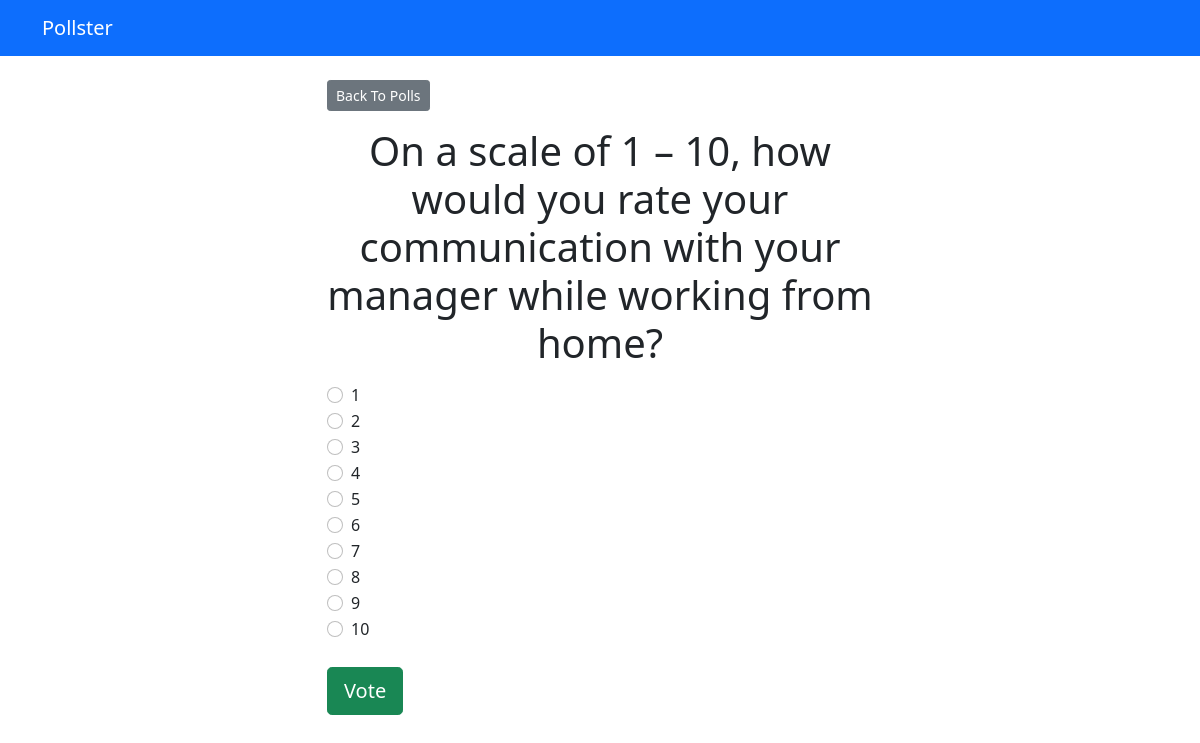
The app's page /polls/5/ with its own data.
### polls/models.py (models this page shows, shortened)
class Question(models.Model):
    question_text = models.CharField(max_length=200)
    pub_date = models.DateTimeField("date published")

class Choice(models.Model):
    question = models.ForeignKey(Question, on_delete=models.CASCADE)
    choice_text = models.CharField(max_length=200)
    votes = models.IntegerField(default=0)

### polls/views.py (the view)
# urls.py: path('<int:question_id>/', views.detail, name='detail'),
def detail(request, question_id):
    try:
        question = Question.objects.get(pk=question_id)
    except Question.DoesNotExist:
        raise Http404("Question does not exist")
    return render(request, 'polls/detail.html', {'question': question})

### templates/polls/detail.html (shortened to what this page needs)
{% extends 'base.html' %}
{% block content %}
<a href="{% url 'polls:index' %}" class="btn btn-secondary btn-sm mb-3">Back To Polls</a>
<h1 class="text-center mb-3">{{ question.question_text}}</h1>
<form action="{% url 'polls:vote' question.id %}" method="post">
    {% for choice in question.choice_set.all %}
    <div class="form-check">
        <input type="radio" name="choice" class="form-check-input" id="choice{{ forloop.counter }}"
            value="{{ choice.id }}" />
        <label for="choice{{ forloop.counter }}">{{ choice.choice_text}}</label>
    </div>
    {% endfor %}
    <input type="submit" value="Vote" class="btn btn-success btn-lg btn-block mt-4">
</form>
{% endblock %}

### records on screen
Question: question_text "On a scale of 1 – 10, how would you rate your communication with your manager while working from home?"
Choice: choice_text "1"
Choice: choice_text "2"
Choice: choice_text "3"
Choice: choice_text "4"
Choice: choice_text "5"
Choice: choice_text "6"
Choice: choice_text "7"
Choice: choice_text "8"
Choice: choice_text "9"
Choice: choice_text "10"
